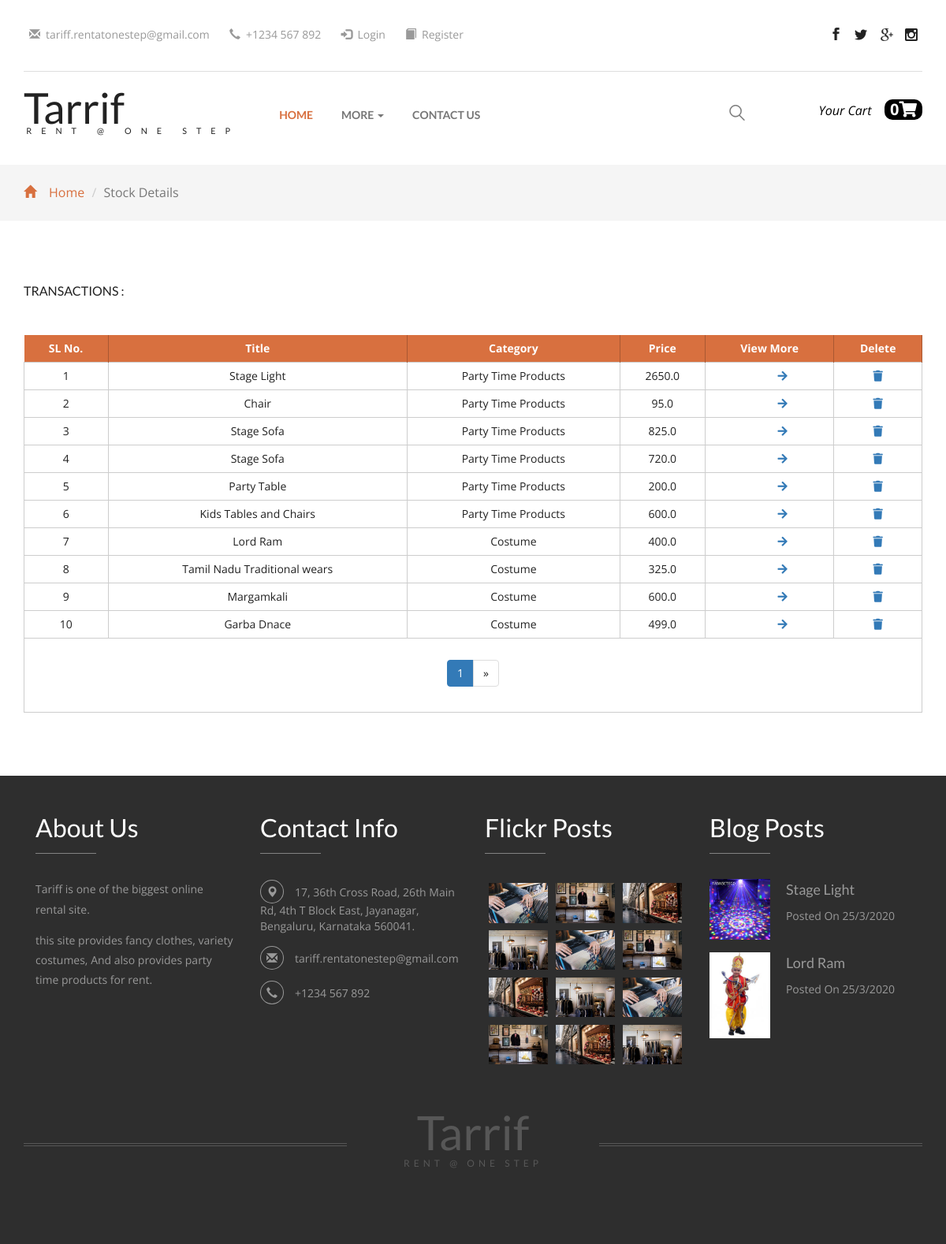
/stock/, run on the app's committed database.
### core/models.py (models this page shows, shortened)
class Item(models.Model):
    title = models.CharField(max_length=100)
    price = models.FloatField()
    discount_price = models.FloatField(blank=True, null=True)
    category = models.CharField(choices=CATEGORY_CHOICES, max_length=2)
    label = models.CharField(choices=LABEL_CHOICES, max_length=1)
    slug = AutoSlugField(populate_from='title',unique=True)
    description = models.TextField()
    image = models.ImageField()

### core/views.py (the view)
# urls.py: path('stock/',stock.as_view(),name='stock'),
class stock(ListView):
    queryset=Item.objects.all()
    template_name='stock.html'
    context_object_name='objects'
    paginate_by = 10

### core/templatetags/cart_template_tags.py (called while the page is built)
@register.filter
def cart_item_count(user):
    if user.is_authenticated:
        qs = Order.objects.filter(user=user, ordered=False)
        if qs.exists():
            return qs[0].items.count()
    return 0

### templates/stock.html (shortened to what this page needs)
{% extends "base.html" %}
{% block body %}
	<div class="breadcrumbs">
		<div class="container">
			<ol class="breadcrumb breadcrumb1 animated wow slideInLeft" data-wow-delay=".5s">
				<li><a href="/"><span class="glyphicon glyphicon-home" aria-hidden="true"></span>Home</a></li>
				<li class="active">Stock Details</li>
			</ol>
		</div>
	</div>
	<div class="checkout">
		<div class="container">
			<h3 class="animated wow slideInLeft" data-wow-delay=".5s"> Transactions : </h3>
			<div class="checkout-right animated wow slideInUp" data-wow-delay=".5s">
				<table class="timetable_sub">
					<thead>
						<tr>
							<th>SL No.</th>
              <th>Title</th>
							<th>Category</th>
							<th>Price</th>
              <th>View More</th>
							<th>Delete</th>
						</tr>
					</thead>
					{% for i in objects %}
          {% if i.category == 'S' %}
					<tr class="rem1">
							<td class="invert">{{ forloop.counter }}</td>
							<td class="invert">{{i.title}}</td>
							<td class="invert">Costume</td>
              <td  class="invert">{{i.discount_price}}</td>
              <td  class="invert"><a href="{% url 'core:updatestock' pk=i.id %}">&nbsp &nbsp &nbsp &nbsp &nbsp<i class="fa fa-arrow-right" aria-hidden="true"></i>
    </a></td>
		<td class="invert"><a href="{% url 'core:dlt' i.slug %}"><i class="fas fa-trash float-right"></i></a></td>
					</tr>
          {% elif i.category == 'OW'%}
      <tr class="rem1">
        <td class="invert">{{ forloop.counter }}</td>
        <td class="invert">{{i.title}}</td>
        <td class="invert">Party Time Products</td>
        <td  class="invert">{{i.discount_price}}</td>
        <td  class="invert"><a href="{% url 'core:updatestock' pk=i.id %}">&nbsp &nbsp &nbsp &nbsp &nbsp<i class="fa fa-arrow-right" aria-hidden="true"></i>
        </a></td>
				<td class="invert"><a href="{% url 'core:dlt' i.slug %}"><i class="fas fa-trash float-right"></i></a></td>
      </tr>
      {%endif%}
					{% empty %}
          <tr>
	            <td colspan='6'>No Transactions</td>
	        </tr>
					{% endfor %}
	        <tr>
	            <td colspan="6">{% if is_paginated %}
					    <nav class="d-flex justify-content-center wow fadeIn">
					      <ul class="pagination pg-blue">
					        <li class="page-item active">
					          <a class="page-link" href="?page={{ page_obj.number }}">{{ page_obj.number }}
					          </a>
					        </li>
					        {% if page_obj.has_next %}
					        <li class="page-item">
					          <a class="page-link" href="?page={{ page_obj.next_page_number }}" aria-label="Next">
					            <span aria-hidden="true">&raquo;</span>
					          </a>
					        </li>
					        {% endif %}
					      </ul>
					    </nav>
					    {% endif %}</td>
	        </tr>
          </table>
          </div>
        </div>
      </div>
{% endblock body %}

### templates/base.html (shortened to what this page needs)
{% load static %}
{% load cart_template_tags %}
<!DOCTYPE html>
<html>
<head>
<link href="{% static "css/bootstrap.css" %}" rel="stylesheet" type="text/css" media="all" />
<link href="{% static "css/style.css" %}" rel="stylesheet" type="text/css" media="all" />
<link rel="stylesheet" href="https://use.fontawesome.com/releases/v5.8.1/css/all.css">
<link rel="stylesheet" href="{% static "css/jquery.countdown.css" %}" />
<link href="{% static "css/animate.min.css" %}" rel="stylesheet">
</head>
<body>
	<div class="header">
		<div class="container">
			<div class="header-grid">
				<div class="header-grid-left animated wow slideInLeft" data-wow-delay=".5s">
					<ul>
						<li><i class="glyphicon glyphicon-envelope" aria-hidden="true"></i><a href="mailto:tariff.rentatonestep@gmail.com">tariff.rentatonestep@gmail.com</a></li>
						<li><i class="glyphicon glyphicon-earphone" aria-hidden="true"></i>+1234 567 892</li>
					  {% if user.is_authenticated %}
						<li><i class="fa fa-user" aria-hidden="true"></i><a href="{% url 'accounts:profile' username=user.username %}">&nbsp&nbspProfile</a></li>
						<li><i class="glyphicon glyphicon-log-in" aria-hidden="true"></i><a href="{% url 'accounts:logout' %}">Logout</a></li>
						{% else %}
						<li><i class="glyphicon glyphicon-log-in" aria-hidden="true"></i><a href="{% url 'accounts:login' %}">Login</a></li>
						<li><i class="glyphicon glyphicon-book" aria-hidden="true"></i><a href="{% url 'accounts:signup' %}">Register</a></li>
						{% endif %}
					</ul>
				</div>
				<div class="header-grid-right animated wow slideInRight" data-wow-delay=".5s">
					<ul class="social-icons">
						<li><a href="#" class="facebook"></a></li>
						<li><a href="#" class="twitter"></a></li>
						<li><a href="#" class="g"></a></li>
						<li><a href="#" class="instagram"></a></li>
					</ul>
				</div>
				<div class="clearfix"> </div>
			</div>
			<div class="logo-nav">
				<div class="logo-nav-left animated wow zoomIn" data-wow-delay=".5s">
					<h1><a href="/">Tarrif<span>Rent @ one step</span></a></h1>
				</div>
				<div class="logo-nav-left1">
					<nav class="navbar navbar-default">
					<div class="collapse navbar-collapse" id="bs-megadropdown-tabs">
						<ul class="nav navbar-nav">
							<li class="active"><a href="/" class="act">Home</a></li>
							<li class="dropdown">
								<a href="#" class="dropdown-toggle" data-toggle="dropdown">More <b class="caret"></b></a>
							</li>
							<li><a href="{% url 'core:cont' %}">Contact Us</a></li>
						</ul>
					</div>
					</nav>
				</div>
				<div class="logo-nav-right">
					<div class="search-box">
						<div id="sb-search" class="sb-search">
							<form method="GET" action="{% url 'core:costume' %}">
								<span class="sb-icon-search"> </span>
							</form>
						</div>
					</div>
				</div>
				<div class="header-right">
					<div class="cart box_1">
						<a href="{% url 'core:order-summary' %}" class="nav-link waves-effect"><i onmouseover="this.style.color='#d8703f'" onmouseout="this.style.color='#000000'" style="color:black;">Your Cart&nbsp&nbsp&nbsp</i>
							<span style="color:white; background:black; font-size:20px;" class="badge red z-depth-1 mr-1"> {{ request.user|cart_item_count }}<i style="color:white;" class="fas fa-shopping-cart"></i></span>
						</a>
					</div>
				</div>
				<div class="clearfix"> </div>
			</div>
		</div>
	</div>
{% block body %}
{% endblock %}
	<div class="footer">
		<div class="container">
			<div class="footer-grids">
				<div class="col-md-3 footer-grid animated wow slideInLeft" data-wow-delay=".5s">
					<h3>About Us</h3>
					<p>Tariff is one of the biggest online rental site.<span>this site provides fancy clothes,
						variety costumes, And also provides party time products for rent.</span></p>
				</div>
				<div class="col-md-3 footer-grid animated wow slideInLeft" data-wow-delay=".6s">
					<h3>Contact Info</h3>
					<ul>
						<li><i class="glyphicon glyphicon-map-marker" aria-hidden="true"></i>17, 36th Cross Road, 26th Main Rd, 4th T Block East, Jayanagar, Bengaluru, Karnataka 560041.</li>
						<li><i class="glyphicon glyphicon-envelope" aria-hidden="true"></i><a href="mailto:tariff.rentatonestep@gmail.com">tariff.rentatonestep@gmail.com</a></li>
						<li><i class="glyphicon glyphicon-earphone" aria-hidden="true"></i>+1234 567 892</li>
					</ul>
				</div>
				<div class="col-md-3 footer-grid animated wow slideInLeft" data-wow-delay=".7s">
					<h3>Flickr Posts</h3>
					<div class="footer-grid-left">
						<a href="single.html"><img src="{% static "static/images/13.jpg" %}" alt=" " class="img-responsive" /></a>
					</div>
					<div class="footer-grid-left">
						<a href="single.html"><img src="{% static "static/images/14.jpg" %}" alt=" " class="img-responsive" /></a>
					</div>
					<div class="footer-grid-left">
						<a href="single.html"><img src="{% static "static/images/15.jpg" %}" alt=" " class="img-responsive" /></a>
					</div>
					<div class="footer-grid-left">
						<a href="single.html"><img src="{% static "static/images/16.jpg" %}" alt=" " class="img-responsive" /></a>
					</div>
					<div class="footer-grid-left">
						<a href="single.html"><img src="{% static "static/images/13.jpg" %}" alt=" " class="img-responsive" /></a>
					</div>
					<div class="footer-grid-left">
						<a href="single.html"><img src="{% static "static/images/14.jpg" %}" alt=" " class="img-responsive" /></a>
					</div>
					<div class="footer-grid-left">
						<a href="single.html"><img src="{% static "static/images/15.jpg" %}" alt=" " class="img-responsive" /></a>
					</div>
					<div class="footer-grid-left">
						<a href="single.html"><img src="{% static "static/images/16.jpg" %}" alt=" " class="img-responsive" /></a>
					</div>
					<div class="footer-grid-left">
						<a href="single.html"><img src="{% static "static/images/13.jpg" %}" alt=" " class="img-responsive" /></a>
					</div>
					<div class="footer-grid-left">
						<a href="single.html"><img src="{% static "static/images/14.jpg" %}" alt=" " class="img-responsive" /></a>
					</div>
					<div class="footer-grid-left">
						<a href="single.html"><img src="{% static "static/images/15.jpg" %}" alt=" " class="img-responsive" /></a>
					</div>
					<div class="footer-grid-left">
						<a href="single.html"><img src="{% static "static/images/16.jpg" %}" alt=" " class="img-responsive" /></a>
					</div>
					<div class="clearfix"> </div>
				</div>
				<div class="col-md-3 footer-grid animated wow slideInLeft" data-wow-delay=".8s">
					<h3>Blog Posts</h3>
					<div class="footer-grid-sub-grids">
						<div class="footer-grid-sub-grid-left">
							<a href="single.html"><img src="{% static "images/stage.jpg" %}" alt=" " class="img-responsive" /></a>
						</div>
						<div class="footer-grid-sub-grid-right">
							<h4><a href="single.html">Stage Light</a></h4>
							<p>Posted On 25/3/2020</p>
						</div>
						<div class="clearfix"> </div>
					</div>
					<div class="footer-grid-sub-grids">
						<div class="footer-grid-sub-grid-left">
							<a href="single.html"><img src="{% static "images/9898.jpg" %}" alt=" " class="img-responsive" /></a>
						</div>
						<div class="footer-grid-sub-grid-right">
							<h4><a href="single.html">Lord Ram</a></h4>
							<p>Posted On 25/3/2020</p>
						</div>
						<div class="clearfix"> </div>
					</div>
				</div>
				<div class="clearfix"> </div>
			</div>
			<div class="footer-logo animated wow slideInUp" data-wow-delay=".5s">
				<h2><a href="index.html">Tarrif <span>Rent @ one Step</span></a></h2>
			</div>
	</div>
</body>
</html>

### data on the page
Item: title "Stage Light", discount_price "2650.0"
Item: title "Chair", discount_price "95.0"
Item: title "Stage Sofa", discount_price "825.0"
Item: title "Stage Sofa", discount_price "720.0"
Item: title "Party Table", discount_price "200.0"
Item: title "Kids Tables and Chairs", discount_price "600.0"
Item: title "Lord Ram", discount_price "400.0"
Item: title "Tamil Nadu Traditional wears", discount_price "325.0"
Item: title "Margamkali", discount_price "600.0"
Item: title "Garba Dnace", discount_price "499.0"

### other printed values
{{ request.user|cart_item_count }} "0"
{{ page_obj.number }} "1"
